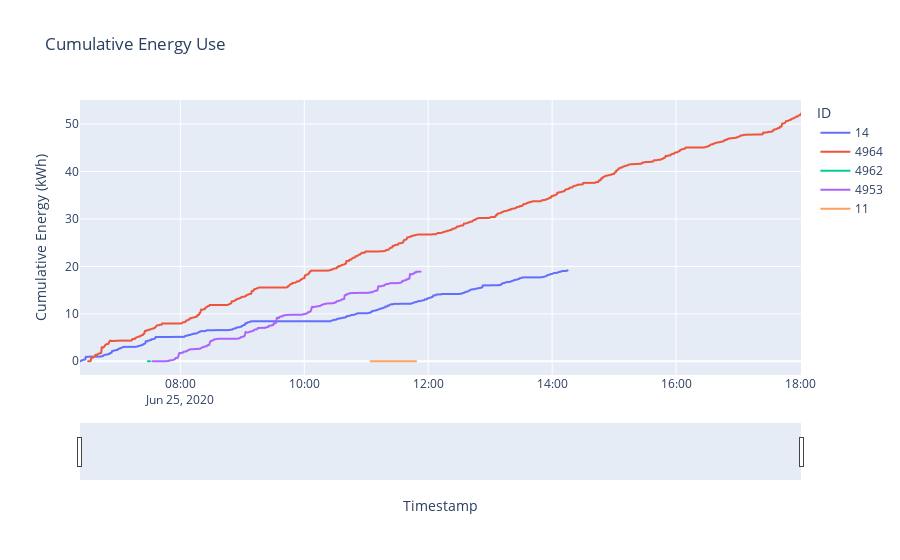

Write notebook code for a chart like this one.
### Code cell
fig = px.line(june_25_kinematics_df, x="Timestamp", y="Cumulative Energy (kWh)", title="Cumulative Energy Use", line_group="ID", color="ID", hover_name="ID")

fig.update_xaxes(rangeslider_visible=True)

### Figure 1 — Plotly figure (JSON) as saved in the notebook; plotly's stock layout.template omitted (floating-point values rounded to 4 significant figures; data arrays with more than 128 entries replaced by an {"elided": "..."} marker saying what was removed)
{"data": [{"hovertemplate": "<b>%{hovertext}</b><br><br>ID=14<br>Timestamp=%{x}<br>Cumulative Energy (kWh)=%{y}<extra></extra>", "hovertext": {"elided": "499 int values"}, "legendgroup": "14", "line": {"color": "#636efa", "dash": "solid"}, "mode": "lines", "name": "14", "showlegend": true, "type": "scattergl", "x": {"elided": "499 str values"}, "xaxis": "x", "y": {"elided": "499 float values"}, "yaxis": "y"}, {"hovertemplate": "<b>%{hovertext}</b><br><br>ID=4964<br>Timestamp=%{x}<br>Cumulative Energy (kWh)=%{y}<extra></extra>", "hovertext": {"elided": "964 int values"}, "legendgroup": "4964", "line": {"color": "#EF553B", "dash": "solid"}, "mode": "lines", "name": "4964", "showlegend": true, "type": "scattergl", "x": {"elided": "964 str values"}, "xaxis": "x", "y": {"elided": "964 float values"}, "yaxis": "y"}, {"hovertemplate": "<b>%{hovertext}</b><br><br>ID=4962<br>Timestamp=%{x}<br>Cumulative Energy (kWh)=%{y}<extra></extra>", "hovertext": [4962, 4962, 4962, 4962], "legendgroup": "4962", "line": {"color": "#00cc96", "dash": "solid"}, "mode": "lines", "name": "4962", "showlegend": true, "type": "scattergl", "x": ["2020-06-25T07:28:36", "2020-06-25T07:29:07", "2020-06-25T07:29:37", "2020-06-25T07:30:39"], "xaxis": "x", "y": [0, 0, 0, 0], "yaxis": "y"}, {"hovertemplate": "<b>%{hovertext}</b><br><br>ID=4953<br>Timestamp=%{x}<br>Cumulative Energy (kWh)=%{y}<extra></extra>", "hovertext": {"elided": "308 int values"}, "legendgroup": "4953", "line": {"color": "#ab63fa", "dash": "solid"}, "mode": "lines", "name": "4953", "showlegend": true, "type": "scattergl", "x": {"elided": "308 str values"}, "xaxis": "x", "y": {"elided": "308 float values"}, "yaxis": "y"}, {"hovertemplate": "<b>%{hovertext}</b><br><br>ID=11<br>Timestamp=%{x}<br>Cumulative Energy (kWh)=%{y}<extra></extra>", "hovertext": [11, 11, 11, 11, 11, 11, 11, 11, 11, 11, 11, 11, 11, 11, 11, 11, 11, 11, 11, 11, 11, 11, 11, 11, 11, 11, 11, 11, 11, 11, 11, 11, 11, 11, 11, 11, 11, 11, 11, 11, 11, 11, 11, 11, 11, 11, 11, 11, 11, 11, 11, 11, 11, 11, 11, 11, 11, 11, 11, 11, 11, 11, 11, 11, 11, 11, 11], "legendgroup": "11", "line": {"color": "#FFA15A", "dash": "solid"}, "mode": "lines", "name": "11", "showlegend": true, "type": "scattergl", "x": ["2020-06-25T11:04:22", "2020-06-25T11:04:53", "2020-06-25T11:05:54", "2020-06-25T11:06:24", "2020-06-25T11:06:55", "2020-06-25T11:07:56", "2020-06-25T11:08:27", "2020-06-25T11:08:58", "2020-06-25T11:09:58", "2020-06-25T11:10:29", "2020-06-25T11:11:00", "2020-06-25T11:12:03", "2020-06-25T11:12:33", "2020-06-25T11:13:34", "2020-06-25T11:14:05", "2020-06-25T11:14:36", "2020-06-25T11:15:37", "2020-06-25T11:16:08", "2020-06-25T11:17:08", "2020-06-25T11:17:38", "2020-06-25T11:18:09", "2020-06-25T11:19:10", "2020-06-25T11:19:41", "2020-06-25T11:20:42", "2020-06-25T11:21:12", "2020-06-25T11:21:43", "2020-06-25T11:22:44", "2020-06-25T11:23:15", "2020-06-25T11:23:46", "2020-06-25T11:24:16", "2020-06-25T11:25:18", "2020-06-25T11:25:48", "2020-06-25T11:26:19", "2020-06-25T11:27:20", "2020-06-25T11:27:51", "2020-06-25T11:28:21", "2020-06-25T11:29:22", "2020-06-25T11:29:53", "2020-06-25T11:30:54", "2020-06-25T11:31:24", "2020-06-25T11:31:55", "2020-06-25T11:32:56", "2020-06-25T11:33:27", "2020-06-25T11:34:28", "2020-06-25T11:34:59", "2020-06-25T11:35:29", "2020-06-25T11:36:30", "2020-06-25T11:37:01", "2020-06-25T11:37:32", "2020-06-25T11:38:33", "2020-06-25T11:39:04", "2020-06-25T11:39:35", "2020-06-25T11:40:36", "2020-06-25T11:41:37", "2020-06-25T11:42:11", "2020-06-25T11:42:41", "2020-06-25T11:43:42", "2020-06-25T11:44:13", "2020-06-25T11:44:44", "2020-06-25T11:45:45", "2020-06-25T11:46:16", "2020-06-25T11:46:46", "2020-06-25T11:47:47", "2020-06-25T11:48:18", "2020-06-25T11:48:18", "2020-06-25T11:48:18", "2020-06-25T11:48:18"], "xaxis": "x", "y": [0, 0, 0, 0, 0, 0, 0, 0, 0, 0, 0, 0, 0, 0, 0, 0, 0, 0, 0, 0, 0, 0, 0, 0, 0, 0, 0, 0, 0, 0, 0, 0, 0, 0, 0, 0, 0, 0, 0, 0, 0, 0, 0, 0.0008906, 0.0008906, 0.0008906, 0.0008906, 0.0008906, 0.0008906, 0.0008906, 0.0008906, 0.0008906, 0.0008906, 0.0008906, 0.0008906, 0.0008906, 0.0008906, 0.0008906, 0.0008906, 0.0008906, 0.0008906, 0.0008906, 0.0008906, 0.0008906, 0.0008906, 0.0008906, 0.0008906], "yaxis": "y"}], "layout": {"legend": {"title": {"text": "ID"}, "tracegroupgap": 0}, "title": {"text": "Cumulative Energy Use"}, "xaxis": {"anchor": "y", "domain": [0, 1], "rangeslider": {"visible": true}, "title": {"text": "Timestamp"}}, "yaxis": {"anchor": "x", "domain": [0, 1], "title": {"text": "Cumulative Energy (kWh)"}}}}
